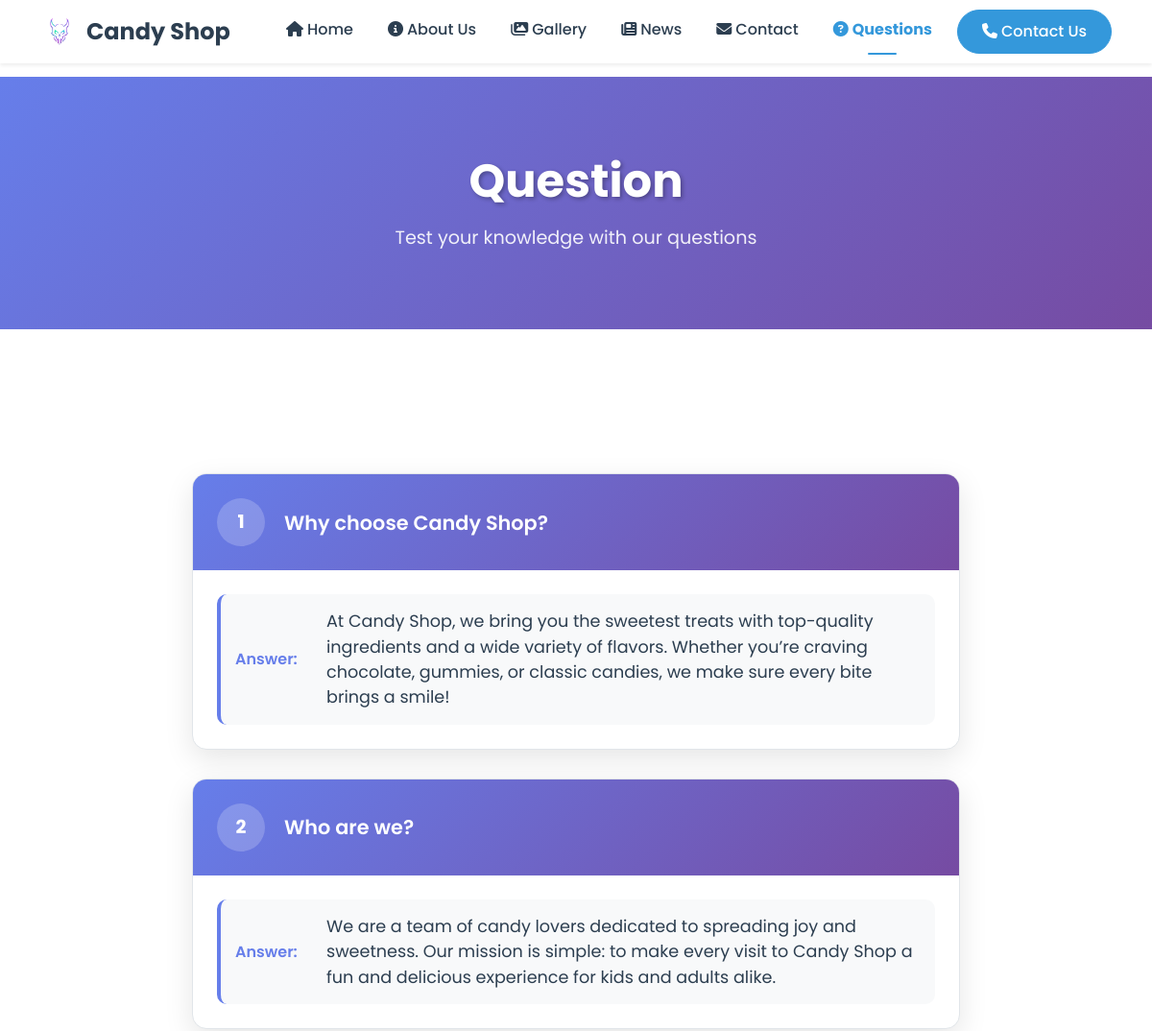
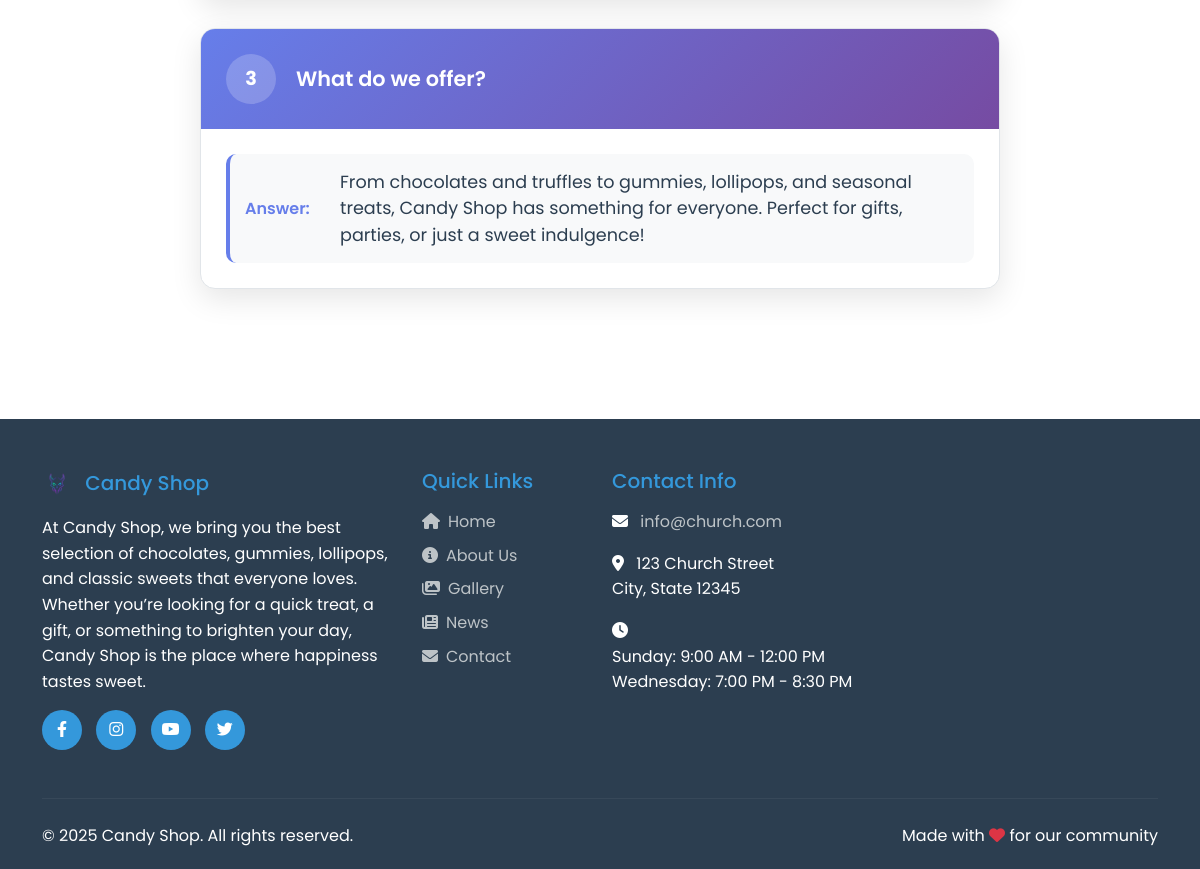
The page /questions.php on the database its author committed (2 pictures, top to bottom).
### tables this page shows
CREATE TABLE `general_elements` (
  `id` int(11) NOT NULL,
  `ClientID` int(11) NOT NULL,
  `client_name` varchar(255) NOT NULL,
  `phone` varchar(12) NOT NULL,
  `facebook` varchar(255) DEFAULT NULL,
  `icon` varchar(3000) NOT NULL,
  `background_img1` varchar(255) DEFAULT NULL,
  `background_img2` varchar(255) DEFAULT NULL,
  `background_img3` varchar(255) DEFAULT NULL,
  `description` text DEFAULT NULL,
  `title_page2` varchar(255) DEFAULT NULL,
  `title_page3` varchar(255) DEFAULT NULL
);

CREATE TABLE `pages` (
  `id` int(11) NOT NULL,
  `pageName` varchar(200) NOT NULL
);

CREATE TABLE `questions` (
  `id` int(11) NOT NULL,
  `client_id` int(11) NOT NULL,
  `question_text` text NOT NULL,
  `option1` varchar(255) NOT NULL,
  `option2` varchar(255) NOT NULL,
  `option3` varchar(255) NOT NULL,
  `correct_option` varchar(255) NOT NULL,
  `created_at` timestamp NOT NULL DEFAULT current_timestamp()
);

### GetClient.php (called while the page is built, shortened)
<?php
require('connect.php');
$domain = $_SERVER['HTTP_HOST'];
$sql = "SELECT * FROM `clients` WHERE domin = ? LIMIT 1";
$stmt = $conn->prepare($sql);
$stmt->bind_param("s", $domain);
$stmt->execute();
$result = $stmt->get_result();
if ($row = $result->fetch_assoc()) {
    $clientID = $conn->real_escape_string($row['id']);
} else {
    echo "No client found for the domain: " . htmlspecialchars($domain);
    exit();
}
?>

### questions.php (the view, shortened to what this page needs)
<?php
require('GetClient.php');
require('components/head.inc.php');
include('components/navbar.inc.php');
$page_query = "SELECT * FROM pages WHERE id = 5";
$page_result = $conn->query($page_query);
$page_data = $page_result ? $page_result->fetch_assoc() : null;
$questions_query = "SELECT * FROM questions WHERE client_id = $clientID ORDER BY id ASC";
$questions_result = $conn->query($questions_query);
$questions = [];
while($row = $questions_result->fetch_assoc()) {
    $questions[] = $row;
}
?>
<section class="page-header">
    <div class="container">
        <h1><?php echo isset($page_data['pageName']) ? htmlspecialchars($page_data['pageName']) : 'Questions'; ?></h1>
        <p><?php echo isset($page_data['description']) ? htmlspecialchars($page_data['description']) : 'Test your knowledge with our questions'; ?></p>
    </div>
</section>
<section class="content-section">
    <div class="container">
        <?php if(!empty($questions)): ?>
            <div class="questions-container">
                <?php foreach($questions as $index => $question): ?>
                    <div class="question-card">
                        <div class="question-header">
                            <div class="question-number"><?php echo $index + 1; ?></div>
                            <h3 class="question-title"><?php echo htmlspecialchars($question['question_text']); ?></h3>
                        </div>
                        <div class="question-options">
                            <div class="option-item">
                                <span class="option-label">Answer:</span>
                                <span class="option-text"><?php echo htmlspecialchars($question['option1']); ?></span>
                            </div>
                        </div>
                    </div>
                <?php endforeach; ?>
            </div>
        <?php endif; ?>
    </div>
</section>
<?php require('components/footer.inc.php'); ?>

### components/navbar.inc.php (shortened to what this page needs)
<?php
$current_page = basename($_SERVER['PHP_SELF'], '.php');
?>
<nav class="navbar navbar-expand-lg navbar-light bg-white shadow-sm fixed-top">
    <div class="container">
        <a class="navbar-brand d-flex align-items-center" href="index.php">
            <?php if(isset($general_data['icon']) && !empty($general_data['icon'])): ?>
                <img src="church/uploads/<?php echo htmlspecialchars($general_data['icon']); ?>" alt="Logo" height="40" class="me-2">
            <?php else: ?>
                <i class="fas fa-church me-2 text-primary"></i>
            <?php endif; ?>
            <?php echo isset($general_data['client_name']) ? htmlspecialchars($general_data['client_name']) : 'Church'; ?>
        </a>
        <div class="collapse navbar-collapse" id="navbarNav">
            <ul class="navbar-nav ms-auto">
                <li class="nav-item">
                    <a class="nav-link <?php echo ($current_page == 'index') ? 'active fw-bold' : ''; ?>" href="index.php">
                        <i class="fas fa-home me-1"></i>Home
                    </a>
                </li>
                <?php if(!empty($navbar_items)): ?>
                    <?php foreach($navbar_items as $item): ?>
                        <?php
                        $page_name = strtolower(str_replace(' ', '', $item['page_name']));
                        $is_active = false;
                        if($current_page == $page_name ||
                           ($current_page == 'about' && $page_name == 'aboutus') ||
                           ($current_page == 'gallery' && $page_name == 'photogallery') ||
                           ($current_page == 'news' && $page_name == 'news') ||
                           ($current_page == 'contact' && $page_name == 'contactus') ||
                           ($current_page == 'questions' && $page_name == 'questions')) {
                            $is_active = true;
                        }
                        ?>
                        <li class="nav-item">
                            <a class="nav-link <?php echo $is_active ? 'active fw-bold' : ''; ?>" href="<?php echo htmlspecialchars($item['page_link']); ?>">
                                <?php
                                $icon = 'fas fa-file-alt';
                                if(strpos(strtolower($item['page_name']), 'about') !== false) $icon = 'fas fa-info-circle';
                                elseif(strpos(strtolower($item['page_name']), 'gallery') !== false) $icon = 'fas fa-images';
                                elseif(strpos(strtolower($item['page_name']), 'news') !== false) $icon = 'fas fa-newspaper';
                                elseif(strpos(strtolower($item['page_name']), 'contact') !== false) $icon = 'fas fa-envelope';
                                elseif(strpos(strtolower($item['page_name']), 'service') !== false) $icon = 'fas fa-hands-praying';
                                elseif(strpos(strtolower($item['page_name']), 'question') !== false) $icon = 'fas fa-question-circle';
                                ?>
                                <i class="<?php echo $icon; ?> me-1"></i><?php echo htmlspecialchars($item['page_name']); ?>
                            </a>
                        </li>
                    <?php endforeach; ?>
                <?php else: ?>
                    <li class="nav-item">
                        <a class="nav-link <?php echo ($current_page == 'about') ? 'active fw-bold' : ''; ?>" href="about.php">
                            <i class="fas fa-info-circle me-1"></i>About Us
                        </a>
                    </li>
                    <li class="nav-item">
                        <a class="nav-link <?php echo ($current_page == 'gallery') ? 'active fw-bold' : ''; ?>" href="gallery.php">
                            <i class="fas fa-images me-1"></i>Gallery
                        </a>
                    </li>
                    <li class="nav-item">
                        <a class="nav-link <?php echo ($current_page == 'news') ? 'active fw-bold' : ''; ?>" href="news.php">
                            <i class="fas fa-newspaper me-1"></i>News
                        </a>
                    </li>
                    <li class="nav-item">
                        <a class="nav-link <?php echo ($current_page == 'contact') ? 'active fw-bold' : ''; ?>" href="contact.php">
                            <i class="fas fa-envelope me-1"></i>Contact
                        </a>
                    </li>
                    <li class="nav-item">
                        <a class="nav-link <?php echo ($current_page == 'questions') ? 'active fw-bold' : ''; ?>" href="questions.php">
                            <i class="fas fa-question-circle me-1"></i>Questions
                        </a>
                    </li>
                <?php endif; ?>
                <li class="nav-item ms-2">
                    <a class="btn btn-primary" href="contact.php">
                        <i class="fas fa-phone me-1"></i>Contact Us
                    </a>
                </li>
            </ul>
        </div>
    </div>
</nav>

### components/footer.inc.php (shortened to what this page needs)
<footer class="footer">
    <div class="container">
        <div class="row">
            <div class="col-lg-4 col-md-6 mb-4">
                <h5>
                    <?php if(isset($general_data['icon']) && !empty($general_data['icon'])): ?>
                        <img src="church/uploads/<?php echo htmlspecialchars($general_data['icon']); ?>" alt="Logo" height="30" class="me-2">
                    <?php else: ?>
                        <i class="fas fa-church me-2"></i>
                    <?php endif; ?>
                    <?php echo isset($general_data['client_name']) ? htmlspecialchars($general_data['client_name']) : 'Church'; ?>
                </h5>
                <p class="mb-3">
                    <?php echo isset($general_data['description']) ? htmlspecialchars($general_data['description']) : 'Welcome to our church community. We are dedicated to serving God and our community with love, faith, and compassion.'; ?>
                </p>
                <div class="social-links">
                    <?php if(isset($general_data['facebook']) && !empty($general_data['facebook'])): ?>
                        <a href="<?php echo htmlspecialchars($general_data['facebook']); ?>" target="_blank" title="Facebook">
                            <i class="fab fa-facebook-f"></i>
                        </a>
                    <?php endif; ?>
                    <a href="#" title="Instagram">
                        <i class="fab fa-instagram"></i>
                    </a>
                    <a href="#" title="YouTube">
                        <i class="fab fa-youtube"></i>
                    </a>
                    <a href="#" title="Twitter">
                        <i class="fab fa-twitter"></i>
                    </a>
                </div>
            </div>
            <div class="col-lg-2 col-md-6 mb-4">
                <h5>Quick Links</h5>
                <ul class="list-unstyled">
                    <li class="mb-2">
                        <a href="index.php">
                            <i class="fas fa-home me-2"></i>Home
                        </a>
                    </li>
                    <li class="mb-2">
                        <a href="about.php">
                            <i class="fas fa-info-circle me-2"></i>About Us
                        </a>
                    </li>
                    <li class="mb-2">
                        <a href="gallery.php">
                            <i class="fas fa-images me-2"></i>Gallery
                        </a>
                    </li>
                    <li class="mb-2">
                        <a href="news.php">
                            <i class="fas fa-newspaper me-2"></i>News
                        </a>
                    </li>
                    <li class="mb-2">
                        <a href="contact.php">
                            <i class="fas fa-envelope me-2"></i>Contact
                        </a>
                    </li>
                </ul>
            </div>
            <div class="col-lg-3 col-md-6 mb-4">
                <h5>Contact Info</h5>
                <div class="contact-info">
                    <div class="mb-3">
                        <i class="fas fa-envelope me-2"></i>
                        <a href="mailto:info@church.com">info@church.com</a>
                    </div>
                    <div class="mb-3">
                        <i class="fas fa-map-marker-alt me-2"></i>
                        <span>123 Church Street<br>City, State 12345</span>
                    </div>
                    <div class="mb-3">
                        <i class="fas fa-clock me-2"></i>
                        <div>
                            <div>Sunday: 9:00 AM - 12:00 PM</div>
                            <div>Wednesday: 7:00 PM - 8:30 PM</div>
                        </div>
                    </div>
                </div>
            </div>
        </div>
        <hr class="my-4" style="border-color: rgba(255,255,255,0.2);">
        <div class="row align-items-center">
            <div class="col-md-6">
                <p class="mb-0">
                    &copy; <?php echo date('Y'); ?> <?php echo isset($general_data['client_name']) ? htmlspecialchars($general_data['client_name']) : 'Church'; ?>. All rights reserved.
                </p>
            </div>
            <div class="col-md-6 text-md-end">
                <p class="mb-0">
                    Made with <i class="fas fa-heart text-danger"></i> for our community
                </p>
            </div>
        </div>
    </div>
</footer>
</body>
</html>

### components/head.inc.php (style rules this page uses)
:root { --primary-color: #2c3e50; --secondary-color: #3498db; --accent-color: #e74c3c; --text-dark: #2c3e50; --text-light: #7f8c8d; --bg-light: #f8f9fa; --bg-white: #ffffff; }
* { margin: 0; padding: 0; box-sizing: border-box; }
body { font-family: 'Poppins', sans-serif; line-height: 1.6; color: var(--text-dark); background-color: var(--bg-white); }
.navbar-brand { font-weight: 700; font-size: 1.5rem; color: var(--primary-color) !important; }
.navbar-nav .nav-link { font-weight: 500; color: var(--text-dark) !important; transition: color 0.3s ease; margin: 0 10px; }
.btn-primary { background-color: var(--secondary-color); border-color: var(--secondary-color); border-radius: 25px; padding: 10px 25px; font-weight: 500; transition: all 0.3s ease; }
.footer { background-color: var(--primary-color); color: white; padding: 50px 0 20px; }
.footer h5 { color: var(--secondary-color); margin-bottom: 1rem; }
.footer a { color: #bdc3c7; text-decoration: none; transition: color 0.3s ease; }
.social-links a { display: inline-block; width: 40px; height: 40px; background-color: var(--secondary-color); color: white; text-align: center; line-height: 40px; border-radius: 50%; margin-right: 10px; transition: all 0.3s ease; }
.page-header { background: linear-gradient(135deg, var(--primary-color) 0%, var(--secondary-color) 100%); color: white; padding: 80px 0; text-align: center; }
.page-header h1 { font-size: 3rem; font-weight: 700; margin-bottom: 1rem; }
.page-header p { font-size: 1.2rem; opacity: 0.9; }
.content-section { padding: 80px 0; }

### components/navbar.inc.php (style rules this page uses)
body { padding-top: 80px; }
.navbar { backdrop-filter: blur(10px); background-color: rgba(255, 255, 255, 0.95) !important; }
.nav-link.active { color: var(--secondary-color) !important; position: relative; }
.nav-link.active::after { content: ''; position: absolute; bottom: -5px; left: 50%; transform: translateX(-50%); width: 30px; height: 2px; background-color: var(--secondary-color); border-radius: 2px; }

### questions.php (style rules this page uses)
.page-header { background: linear-gradient(135deg, #667eea 0%, #764ba2 100%); color: #fff; padding: 80px 0; text-align: center; margin-bottom: 50px; }
.page-header h1 { font-size: 3rem; font-weight: 700; margin: 0; text-shadow: 2px 2px 4px rgba(0,0,0,0.3); }
.page-header p { font-size: 1.2rem; margin: 15px 0 0; opacity: 0.9; }
.questions-container { max-width: 800px; margin: 0 auto; padding: 20px 0; }
.question-card { background: #fff; border-radius: 15px; box-shadow: 0 10px 30px rgba(0, 0, 0, 0.1); margin-bottom: 30px; overflow: hidden; border: 1px solid #e1e5e9; transition: transform 0.3s ease, box-shadow 0.3s ease; }
.question-header { background: linear-gradient(135deg, #667eea 0%, #764ba2 100%); color: #fff; padding: 25px; display: flex; align-items: center; gap: 20px; }
.question-number { background: rgba(255, 255, 255, 0.2); width: 50px; height: 50px; border-radius: 50%; display: flex; align-items: center; justify-content: center; font-size: 1.2rem; font-weight: bold; flex-shrink: 0; }
.question-title { margin: 0; font-size: 1.3rem; font-weight: 600; line-height: 1.4; }
.question-options { padding: 25px; }
.option-item { display: flex; align-items: center; gap: 15px; padding: 15px; background: #f8f9fa; border-radius: 10px; border-left: 4px solid #667eea; }
.option-label { font-weight: 600; color: #667eea; min-width: 80px; }
.option-text { color: #2c3e50; font-size: 1.1rem; line-height: 1.5; }

### rows shown on the page
general_elements: icon (picture), client_name "Candy Shop", description "At Candy Shop, we bring you the best selection of chocolates, gummies, lollipops, and classic sweets that everyone loves. Whether you’re looking for a quick treat, a gift, or something to brighten your day, Candy Shop is the place where happiness tastes sweet."
pages: pageName "Question"
questions: question_text "Why choose Candy Shop?", option1 "At Candy Shop, we bring you the sweetest treats with top-quality ingredients and a wide variety of flavors. Whether you’re craving chocolate, gummies, or classic candies, we make sure every bite brings a smile!"
questions: question_text "Who are we?", option1 "We are a team of candy lovers dedicated to spreading joy and sweetness. Our mission is simple: to make every visit to Candy Shop a fun and delicious experience for kids and adults alike."
questions: question_text "What do we offer?", option1 "From chocolates and truffles to gummies, lollipops, and seasonal treats, Candy Shop has something for everyone. Perfect for gifts, parties, or just a sweet indulgence!"
